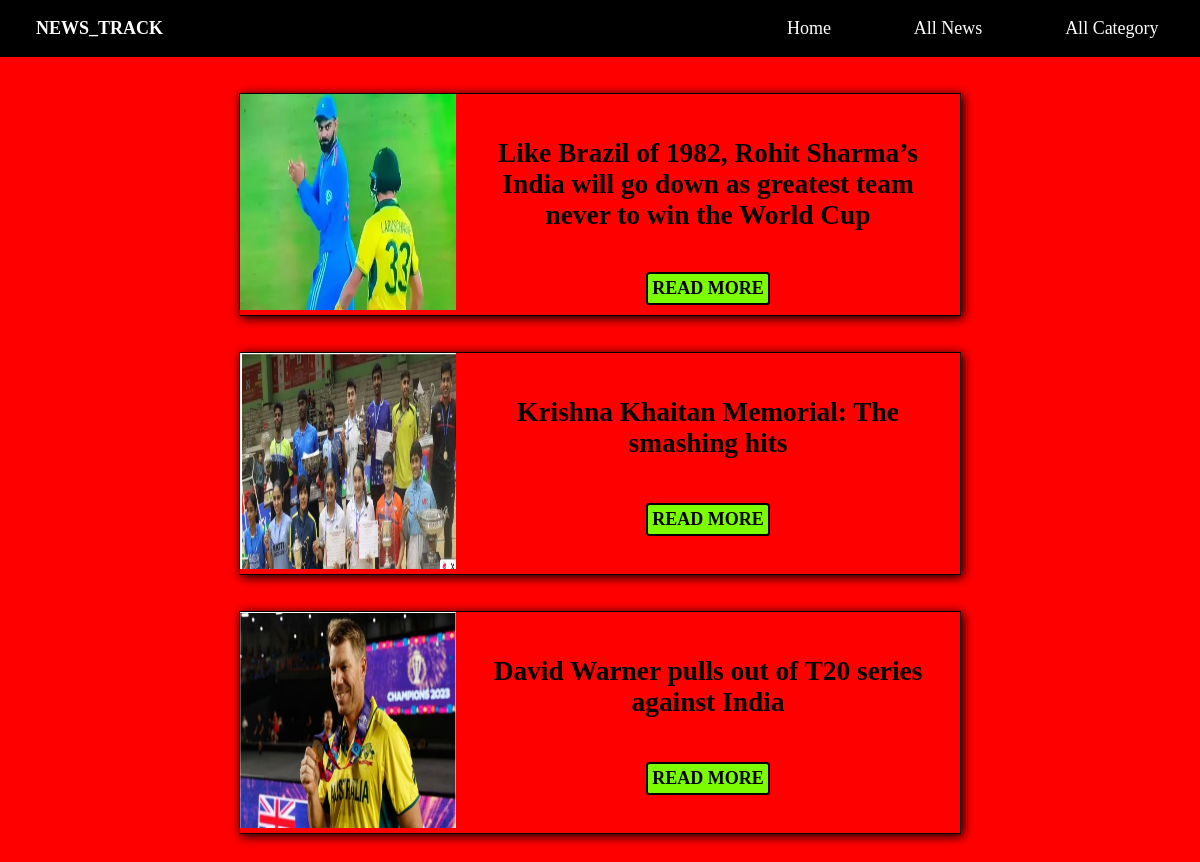
Page /catnews/4 on the committed database.
### main/models.py (models this page shows, shortened)
class News(models.Model):
    Category = models.ForeignKey(Category,on_delete=models.CASCADE)
    title = models.CharField(max_length=200)
    image = models.ImageField(upload_to='img/')
    detail = models.TextField()
    add_time = models.DateTimeField(auto_now_add=True)
    class Meta:
        verbose_name_plural='News'

### main/views.py (the view)
# urls.py: path('catnews/<int:id>',views.cnews,name='catnews')
def cnews(request,id):
    catnews = Category.objects.get(id=id)
    fnews = News.objects.filter(Category=catnews)
    return render(request,'cnews.html',{'fnews':fnews})

### main/templates/cnews.html (shortened to what this page needs)
<!DOCTYPE html>
{% load static %}
<html lang="en">
<head>
    <link rel="stylesheet" href="/static/style.css">
</head>
<body>
    {% include 'nav.html'%}
    {% block content %}
    <div class="newscard">
        {% for data in fnews%}
        <div class="card4">
            <div class="newsimg">
                <img src="/mediafiles/{{data.image}}" alt="">
            </div>
            <div class="newstext" style="width: 30rem;height: 10rem;text-align: center;">
                <h1>{{data.title}}</h1>
                <p>{{data.detail}}</p>
                <button><a href="/new/{{data.id}}">READ MORE</a></button>
            </div>
        </div>
        {% endfor %}
    </div>
    {%endblock content%}
</body>
</html>

### static/style.css (style rules this page uses)
* { margin: 0; padding: 0; font-size: 18px; }
body { background-color: rgb(238, 238, 238); }
.newscard { justify-content: center; align-items: center; }
.newscard .card4 { margin: 2rem auto; display: flex; width: 60%; justify-content: left; box-shadow: 2px 2px 10px black; border: 1px black solid; }
.newscard .newsimg img { height: 12rem; width: 12rem; }
.newscard .card4 .newstext { margin: auto; display: flex; flex-direction: column; }
.newscard .card4 .newstext h1 { margin: 1.3rem; font-size: 1.52rem; }
.newscard .card4 .newstext p { color: #222; height: 2.5rem; overflow: hidden; line-height: 2rem; }
.newscard .card4 .newstext button { margin: 1rem auto; border: none; border: 2px solid black; border-radius: 0.2rem; padding: 0.21rem; background-color: lawngreen; }
.newscard .card4 .newstext button a { text-decoration: none; color: black; font-weight: bold; font-family: 'Times New Roman', Times, serif; }

### main/static/style.css (style rules this page uses)
body { background-color: red; }

### rows in the picture
News: image (picture), title "Like Brazil of 1982, Rohit Sharma’s India will go down as greatest team never to win the World Cup"
News: image (picture), title "Krishna Khaitan Memorial: The smashing hits"
News: image (picture), title "David Warner pulls out of T20 series against India"
